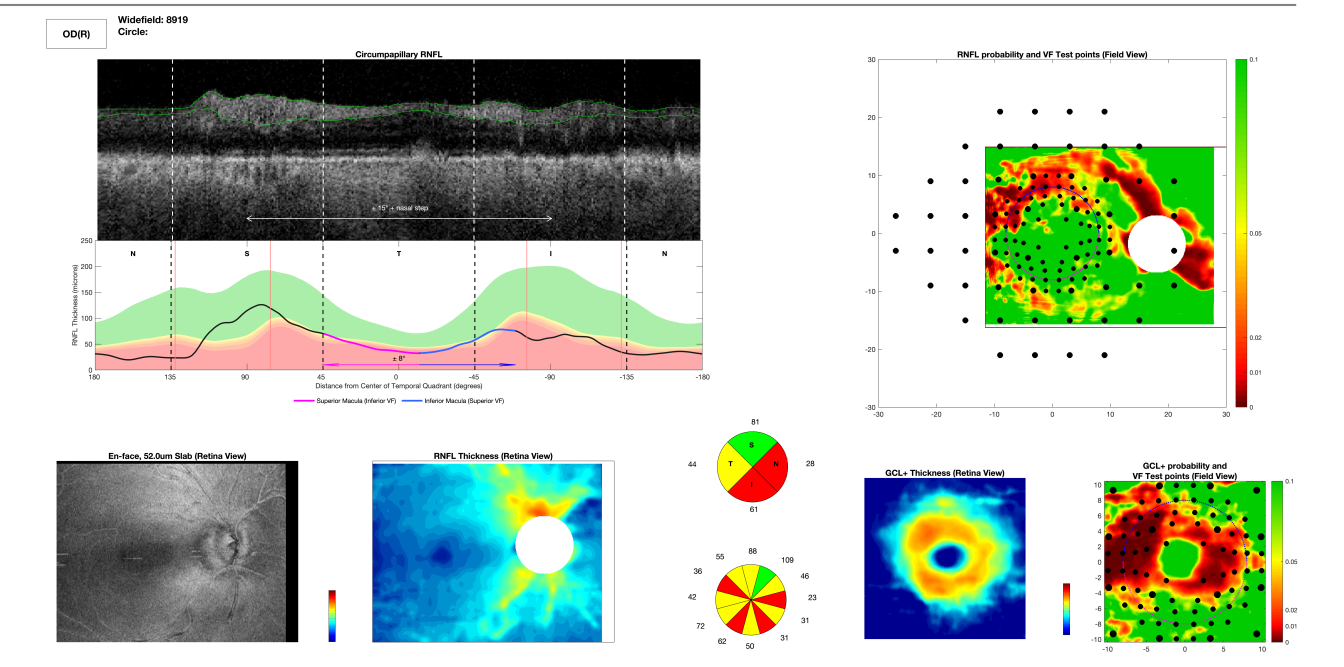
#> input picture AOIAugmentation/OCT_Image.png, 5375 x 2668 px (shown at 1/4 size)
$ python generate_binary_mask.py
#> lines starting #> are read from the running program, lines starting #| are printed output that depends on the picture; after the words box and inside, x2 and y2 are one past the last pixel; in counts of white or black regions, pixels touching at a corner belong together
import cv2
import numpy as np
import matplotlib.pyplot as plt

# Load your RGB image
image_path = "../AOIAugmentation/OCT_Image.png"  # Replace with the actual path to your image
rgb_image = cv2.imread(image_path)
#> rgb_image is the input picture: shape (2668, 5375, 3); mean B, G, R 187.5, 200.8, 189.7

# Convert the RGB image to grayscale
gray_image = cv2.cvtColor(rgb_image, cv2.COLOR_BGR2GRAY)
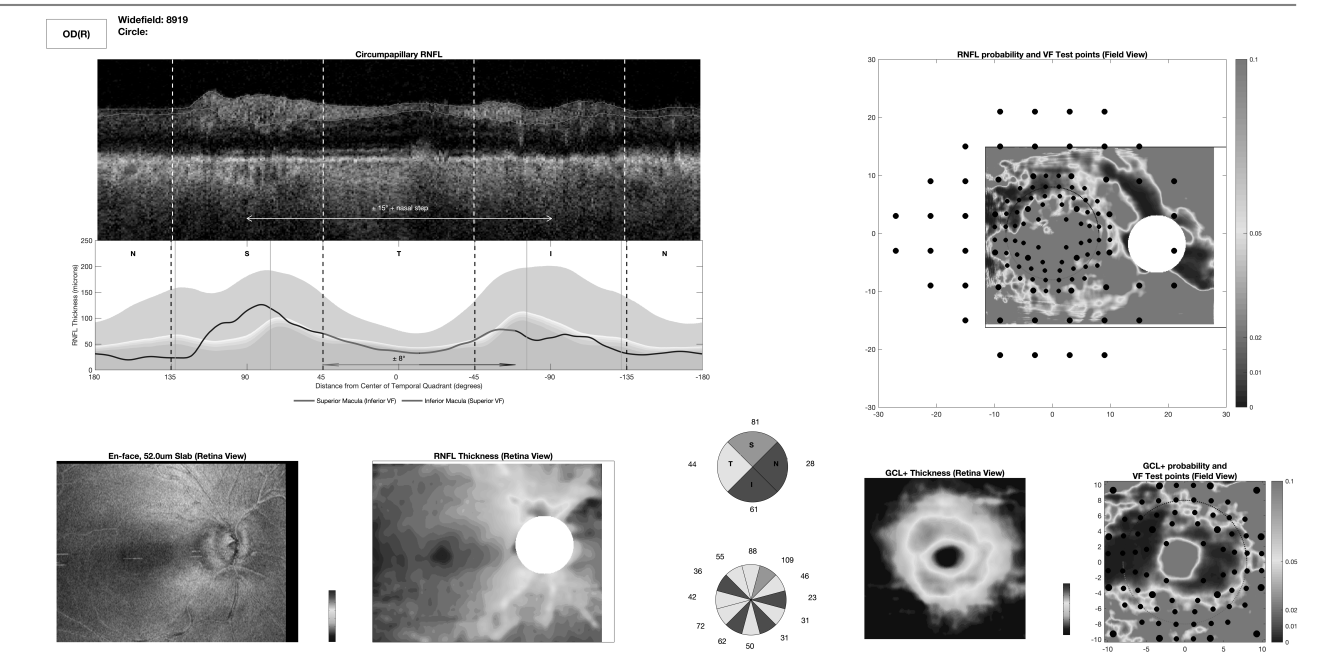
#> gray_image: shape (2668, 5375) (shown at 1/4 size); min 0, max 255, mean 196

# Threshold the grayscale image to create a binary mask
_, binary_mask = cv2.threshold(gray_image, 254, 1, cv2.THRESH_BINARY_INV)
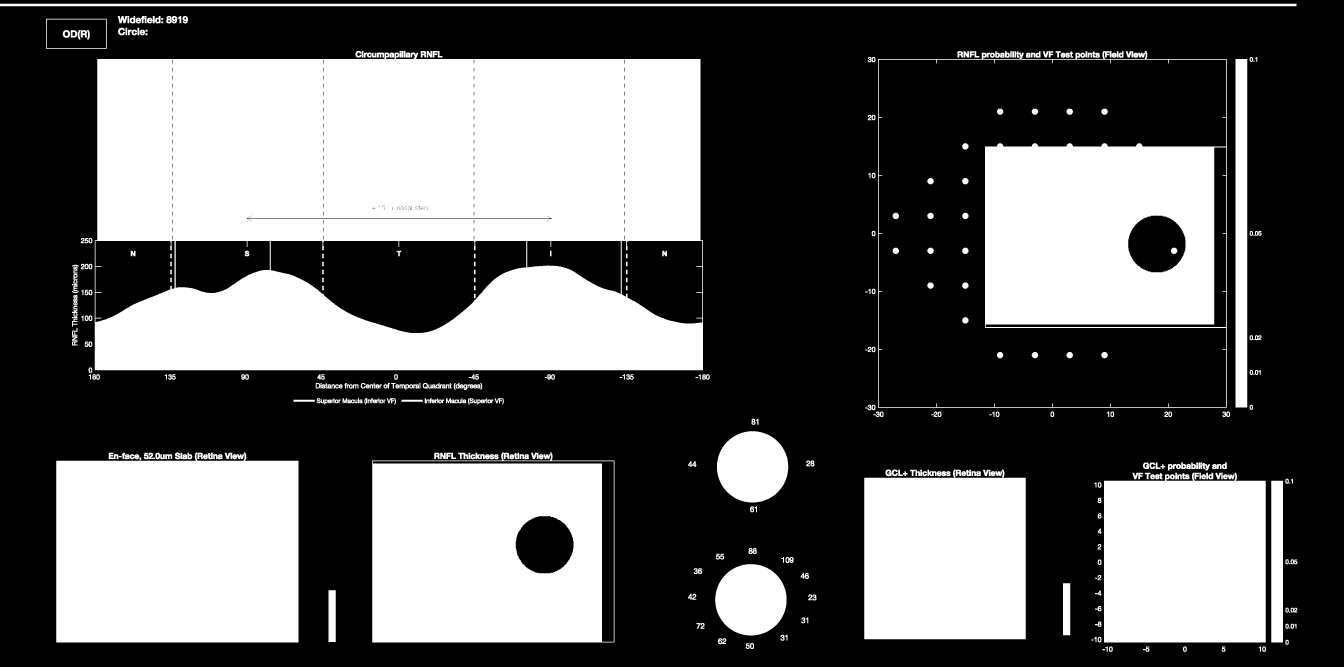
#> binary_mask: shape (2668, 5375) (shown at 1/4 size); values 0 (black) and 1 (white), 39.5% white; 432 white regions (5 under 20 px), largest, box (x1, y1, x2, y2) and area: (379, 210, 2812, 1481) 2465297, (225, 1810, 1194, 2570) 704896, (3512, 204, 4907, 1631) 637709

# Invert the binary mask so that white pixels become 0 and colored pixels become 1
binary_mask = cv2.bitwise_not(binary_mask)

# Display the binary mask
cv2.imshow("Binary Mask", binary_mask)
cv2.waitKey(0)
cv2.destroyAllWindows()
